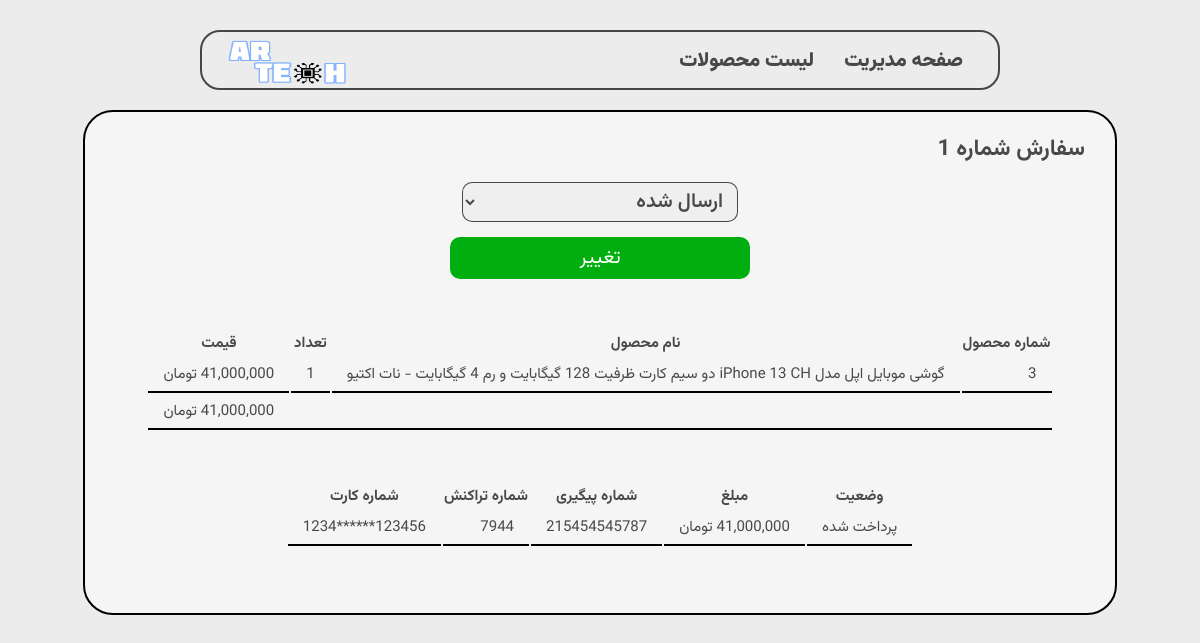
The app's page /admin/dashboard/order/1 (signed in), older data.
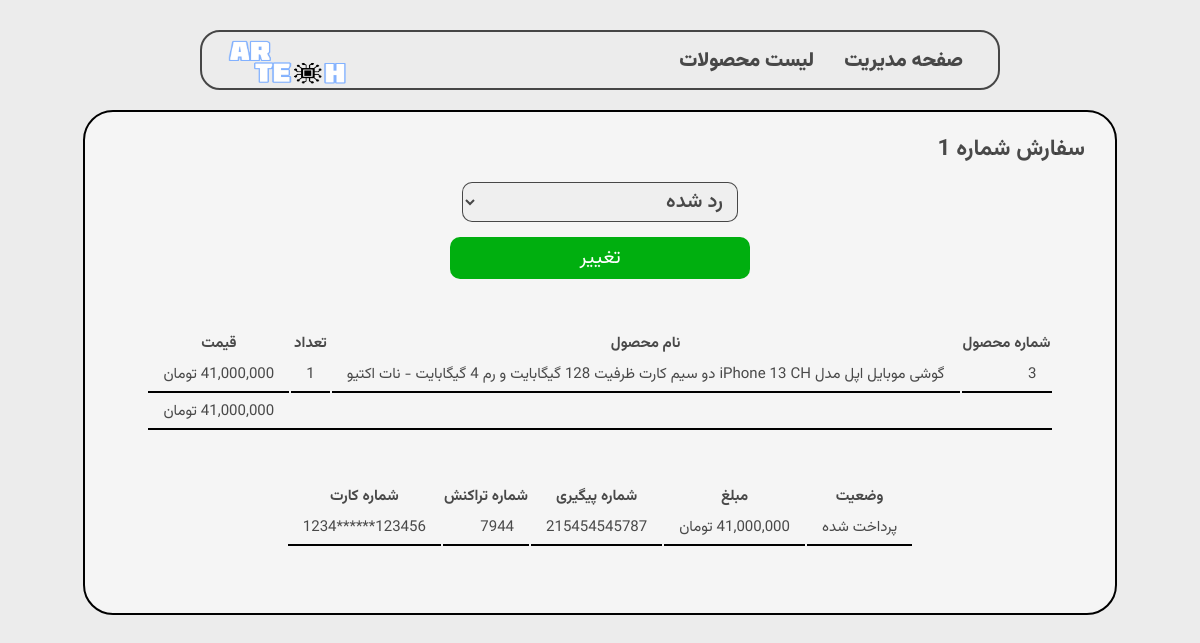
The same page, newer data.
### models/model_cart.py (models this page shows, shortened)
class Cart(db.Model):
    __tablename__="carts"
    id = Column(Integer , primary_key= True)
    status = Column(String, default='pending')
    user_id = Column(Integer,ForeignKey('users.id'),nullable=False)
    user = db.relationship('User',backref=backref('carts', lazy ='dynamic'))
    def total_price(self):
        total = 0
        for item in self.cart_items:
            t = item.price * item.quantity
            total += t
        return total

### blueprints/admin.py (the view)
@app.route('/admin/dashboard/order/<id>' , methods = ["GET","POST"])
def order(id):
    cart = Cart.query.filter(Cart.id == id).first_or_404()
    if request.method == "GET":
        return render_template("/admin/order.html" ,cart = cart )
    else :
        status = request.form.get('status')
        cart.status = status
        db.session.commit()
        flash(' وضعیت سفارش با موفقیت تغییر کرد ')
        return redirect(url_for('admin.order', id=id))

### blueprints/admin.py (called while the page is built)
@app.before_request
def before_request():
    if session.get('admin_login', None) == None and request.endpoint != "admin.main":
        abort(403)

### models/model_payment.py (called while the page is built)
    def get_status_persian(self):
            if self.status == 'pending':
                return ' در انتظار پرداخت '
            elif self.status == 'Success':
                return " پرداخت شده "
            elif self.status == 'faild':
                return ' خطا در پرداخت '

### templates/admin/order.html (shortened to what this page needs)
{% extends 'base.html' %}
{% block body %}
    {% include 'parts/header.html' %}
    <section class="simple-box">
        <h1>سفارش شماره {{cart.id}}</h1>
        <form action="#" method="post" >
            <select name="status">
                <option value="sent" {% if cart.status == "sent" %} selected {%endif%}>ارسال شده</option>
                <option value="rejected" {% if cart.status == "rejected" %} selected {%endif%}>رد شده</option>
            </select>
            <input type="submit" value="تغییر">
        </form>
        <table class="cart" style="margin-top: 50px ;">
            <tr>
                <th>شماره محصول</th>
                <th>نام محصول</th>
                <th>تعداد</th>
                <th>قیمت</th>
            </tr>
            {% for item in cart.cart_items %}
                <tr>
                    <td>{{ item.product.id }}</td>
                    <td>{{ item.product.name }}</td>
                    <td>{{ item.quantity }}</td>
                    <td class="price"> {{ item.price }}</td>
                </tr>
            {% endfor %}
            <tr>
                <td colspan="4" style="text-align: left" class="price">{{cart.total_price()}}</td>
            </tr>
        </table>
        <table class="cart" style="margin:50px auto  ">
            <tr>
                <th>وضعیت</th>
                <th>مبلغ</th>
                <th>شماره پیگیری</th>
                <th>شماره تراکنش</th>
                <th>شماره کارت</th>
            </tr>
            {% for pay in cart.payments %}
            <tr>
                <td>{{ pay.get_status_persian() }}</td>
                <td class="price" >{{ pay.price }}</td>
                <td>{{ pay.refid }}</td>
                <td>{{ pay.transaction_id }}</td>
                <td>{{ pay.card_pan }}</td>
            </tr>
            {%endfor%}
        </table>
    </section>
{% endblock %}

Row changes from the older to the newer data that the page shows:
changed Cart id 1: status "ارسال شده" → "رد شده"
